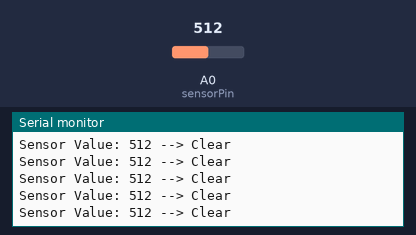
Recording of a sketch running on a simulated Arduino Uno, built with avr-gcc and run on an emulated ATmega328P. Shown: the last lines printed to the serial monitor. The inputs (shaded band) are chosen by the test bench; at power-on: A0 (sensorPin) = 512.

Above: at 1.2 s.
1.3 s: A0 (sensorPin) set to 10
At 1.31 s:
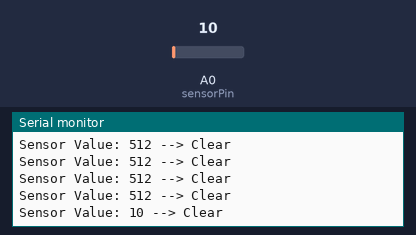
2.8 s: A0 (sensorPin) set to 7
At 2.82 s:
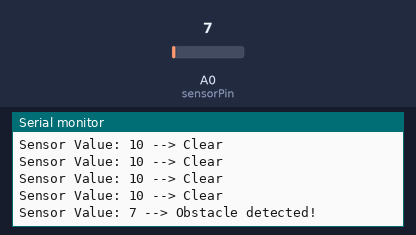

The sketch:

IRtest.ino
```cpp
const int sensorPin = A0; // Change this to A1–A7 for others
int sensorValue = 0;
const int threshold = 8; // Between 6 and 10

void setup() {
  Serial.begin(9600);
}

void loop() {
  sensorValue = analogRead(sensorPin);

  Serial.print("Sensor Value: ");
  Serial.print(sensorValue);

  if (sensorValue <= threshold) {
    Serial.println(" --> Obstacle detected!");
  } else {
    Serial.println(" --> Clear");
  }

  delay(100);
}
```

Measured:
- the behaviour switches between 9 and 8 on A0 (sensorPin) (found by bisection; images 1 and 2)
- after the input at 1.3 s, the serial monitor: prints a new line at once (image 1)
- after the input at 2.8 s, the serial monitor: prints a new line at once (image 2)
